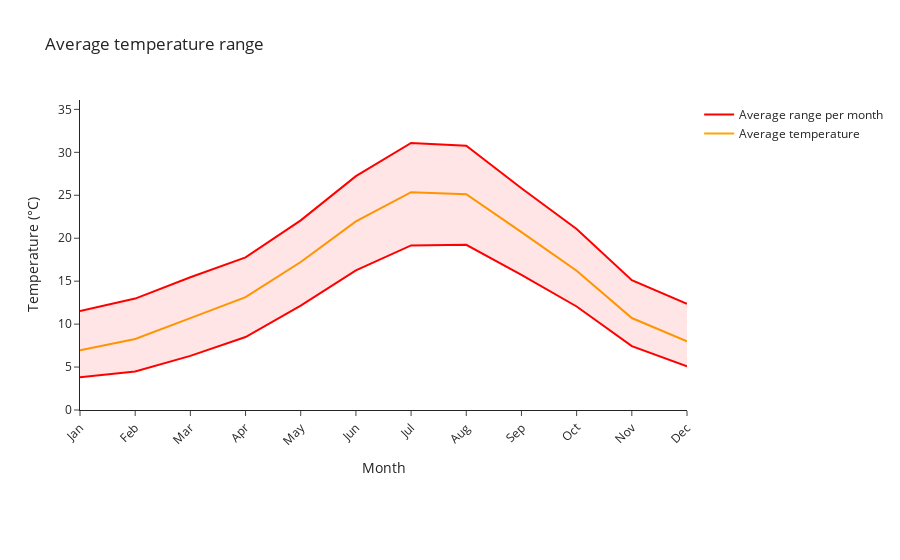

The cell this chart's notebook holds for it:
### Markdown cell above
#### Agerage monthly temperature range

### Code cell
import pandas as pd
import plotly.graph_objects as go

# Assuming avg_temp, mean_max_temp, and mean_min_temp are already defined

# Create a DataFrame from the DataArrays
df = pd.DataFrame({
    'month': avg_temp.month.values,
    'avg_temp': avg_temp.values,
    'max_temp': mean_max_temp.values,
    'min_temp': mean_min_temp.values
})

# Create a line chart for average temperature
fig = go.Figure()

fig.add_trace(go.Scatter(x=df['month'], y=df['avg_temp'],
                         mode='lines', 
                         name='Average temperature', 
                         line_color='orange'
                         )
             )

# Add a line chart for max temperature
fig.add_trace(go.Scatter(x=df['month'], y=df['max_temp'], 
                         mode='lines',
                         name='Average range per month', 
                         line_color='red'
                         )
             )

# Add a line chart for min temperature
fig.add_trace(go.Scatter(x=df['month'], y=df['min_temp'], 
                         mode='lines', 
                         name='Min temperature', 
                         line_color='red', 
                         fill='tonexty', 
                         fillcolor='rgba(255, 0, 0, 0.1)', 
                         showlegend=False
                         )
             )

# Add a line chart for min temperature
if min(mean_min_temp.values) <= 0.9:
    fig.add_hline(y=0, opacity=1, 
                  line_width=2, 
                  line_dash='dash', 
                  line_color='blue',
                  annotation_text='freezing', 
                  annotation_position='top'
                  )

# Set the layout
fig.update_yaxes(range=[0, max(df['max_temp'] + 5)])

fig.update_layout(title='Average temperature range',
                  yaxis=dict(title='Temperature (°C)'),
                  xaxis=dict(
                      title='Month',
                      tickmode='array',
                      tickvals=df['month'],
                      ticktext=['Jan', 'Feb', 'Mar', 'Apr', 'May', 'Jun', 'Jul', 'Aug', 'Sep', 'Oct', 'Nov', 'Dec'],
                      tickangle=-45
                      ),
                  template='simple_white',
                  )

# Add text within the figure
fig.add_annotation(text="""This figure shows the average temperature for each month complemented by the average temperature range per month. 
                   <br> Meaning: the top line shows the average maximum temperature of each month, the bottom line the averaged minima.
                    <br> Keep in mind that these are averaged values, maximum temperature can be outside of the shown range.
                    <br> When the range reaches 0 or below, a blue line highlights the freezing temperature.
                    """,
                    xref='paper', yref='paper',
                    x=0.5, y=-0.7,  # Adjust this value to position the text below the x-axis legend
                    showarrow=False,
                    align='left',
                    font=dict(size=12, color='black')
                    )

# Adjust the bottom margin to create more space below the figure
fig.update_layout(margin=dict(b=150))

# Show the figure
fig.update_traces(hovertemplate='%{x}: %{y:.0f} °C <extra></extra>')
fig.show()

### Figure 1 — Plotly figure (JSON) as saved in the notebook; plotly's stock layout.template omitted (floating-point values rounded to 4 significant figures)
{"data": [{"hovertemplate": "%{x}: %{y:.0f} °C <extra></extra>", "line": {"color": "orange"}, "mode": "lines", "name": "Average temperature", "type": "scatter", "x": [1, 2, 3, 4, 5, 6, 7, 8, 9, 10, 11, 12], "y": [6.964, 8.26, 10.69, 13.13, 17.23, 21.95, 25.36, 25.13, 20.71, 16.21, 10.71, 7.985]}, {"hovertemplate": "%{x}: %{y:.0f} °C <extra></extra>", "line": {"color": "red"}, "mode": "lines", "name": "Average range per month", "type": "scatter", "x": [1, 2, 3, 4, 5, 6, 7, 8, 9, 10, 11, 12], "y": [11.53, 12.97, 15.46, 17.77, 22.08, 27.23, 31.09, 30.77, 25.81, 21.08, 15.12, 12.36]}, {"fill": "tonexty", "fillcolor": "rgba(255, 0, 0, 0.1)", "hovertemplate": "%{x}: %{y:.0f} °C <extra></extra>", "line": {"color": "red"}, "mode": "lines", "name": "Min temperature", "showlegend": false, "type": "scatter", "x": [1, 2, 3, 4, 5, 6, 7, 8, 9, 10, 11, 12], "y": [3.807, 4.476, 6.306, 8.499, 12.14, 16.25, 19.17, 19.24, 15.74, 12.05, 7.432, 5.077]}], "layout": {"annotations": [{"align": "left", "font": {"color": "black", "size": 12}, "showarrow": false, "text": "This figure shows the average temperature for each month complemented by the average temperature range per month. \n                   <br> Meaning: the top line shows the average maximum temperature of each month, the bottom line the averaged minima.\n                    <br> Keep in mind that these are averaged values, maximum temperature can be outside of the shown range.\n                    <br> When the range reaches 0 or below, a blue line highlights the freezing temperature.\n                    ", "x": 0.5, "xref": "paper", "y": -0.7, "yref": "paper"}], "margin": {"b": 150}, "title": {"text": "Average temperature range"}, "xaxis": {"tickangle": -45, "tickmode": "array", "ticktext": ["Jan", "Feb", "Mar", "Apr", "May", "Jun", "Jul", "Aug", "Sep", "Oct", "Nov", "Dec"], "tickvals": [1, 2, 3, 4, 5, 6, 7, 8, 9, 10, 11, 12], "title": {"text": "Month"}}, "yaxis": {"range": [0, 36.09], "title": {"text": "Temperature (°C)"}}}}
